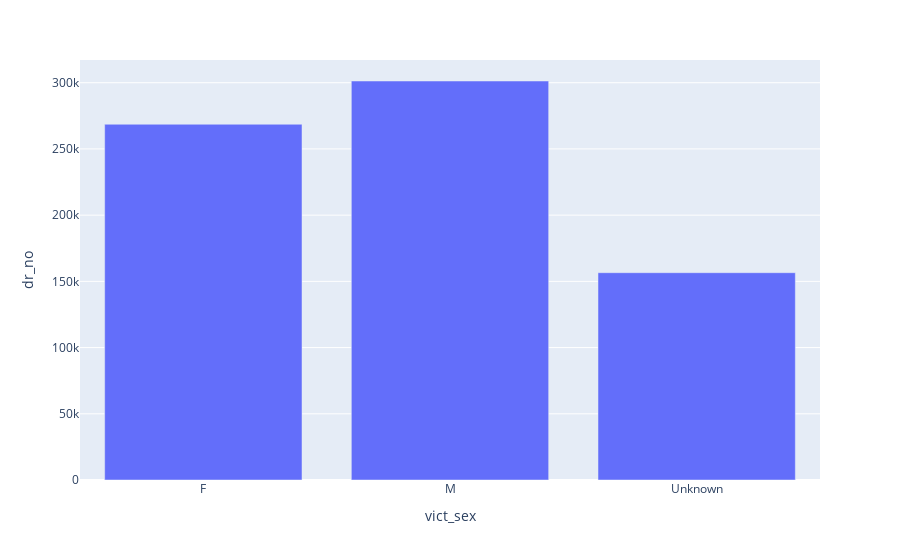

Write notebook code for a chart like this one.
### Code cell
# create bar chart using crime_victim_sex_df using plotly, drop unknowns and plot
fig = px.bar(crime_victim_sex_df, y='dr_no')
fig.show()

### Figure 1 — Plotly figure (JSON) as saved in the notebook; plotly's stock layout.template omitted (floating-point values rounded to 4 significant figures)
{"data": [{"alignmentgroup": "True", "hovertemplate": "vict_sex=%{x}<br>dr_no=%{y}<extra></extra>", "legendgroup": "", "marker": {"color": "#636efa", "pattern": {"shape": ""}}, "name": "", "offsetgroup": "", "orientation": "v", "showlegend": false, "textposition": "auto", "type": "bar", "x": ["F", "M", "Unknown"], "xaxis": "x", "y": [268635, 301298, 156545], "yaxis": "y"}], "layout": {"barmode": "relative", "legend": {"tracegroupgap": 0}, "margin": {"t": 60}, "xaxis": {"anchor": "y", "domain": [0, 1], "title": {"text": "vict_sex"}}, "yaxis": {"anchor": "x", "domain": [0, 1], "title": {"text": "dr_no"}}}}
